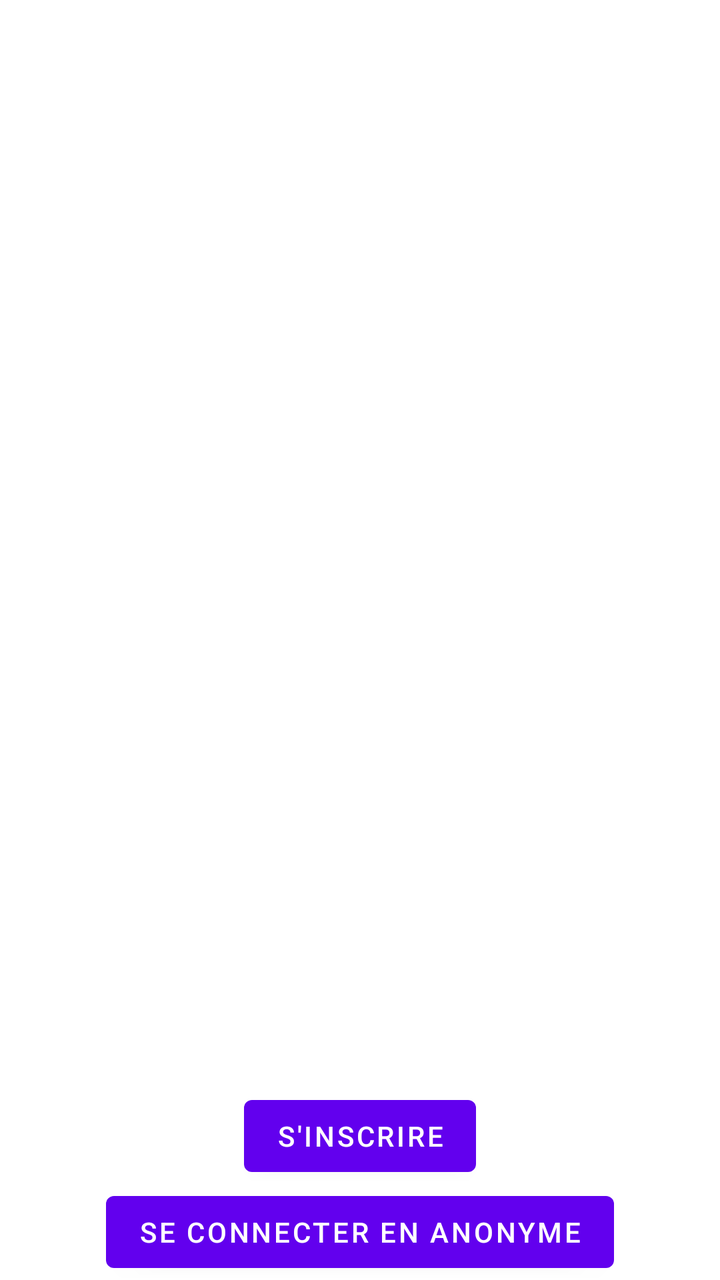
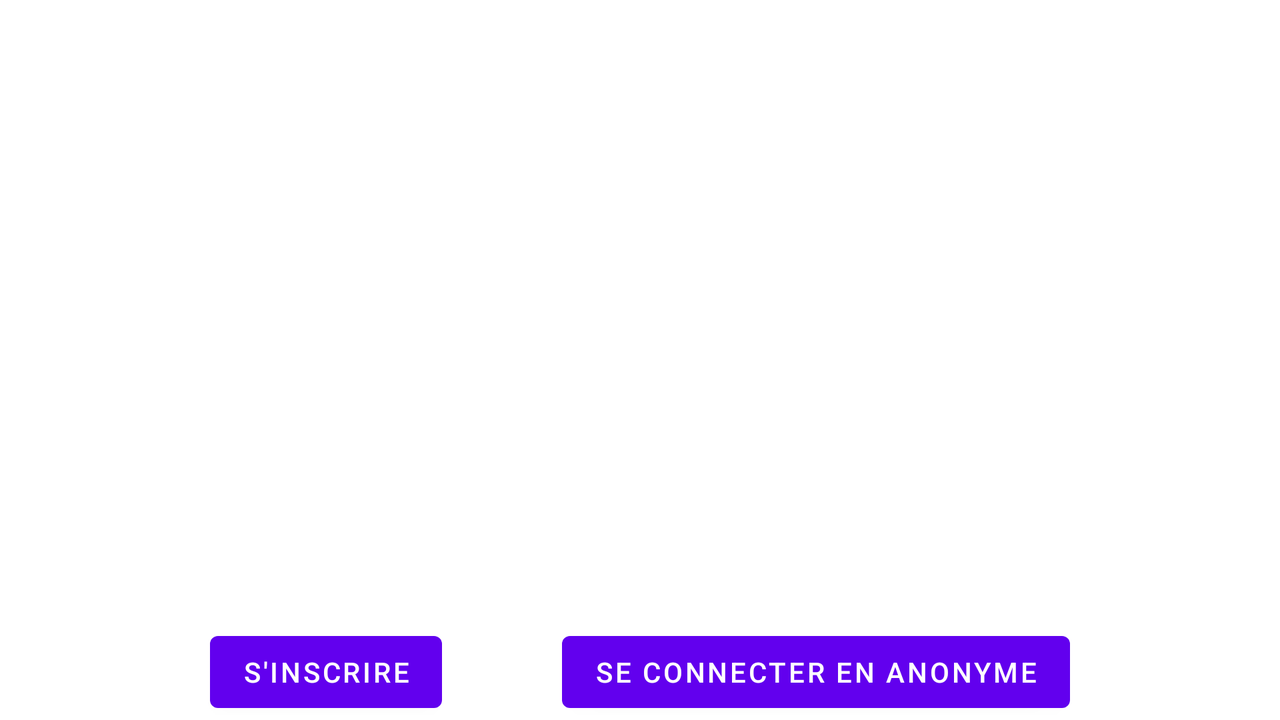

Compare how this app lays out the same screen by default and in its alternative resource folder. The renders come first, then the two layout files and the values they reference.
<!-- AndroidManifest.xml: application theme Theme.Josserajecoledesloustics -->
<!-- res/layout/activity_main.xml -->
<?xml version="1.0" encoding="utf-8"?>
<LinearLayout xmlns:android="http://schemas.android.com/apk/res/android"
    xmlns:app="http://schemas.android.com/apk/res-auto"
    xmlns:tools="http://schemas.android.com/tools"
    android:layout_width="match_parent"
    android:layout_height="match_parent"
    android:orientation="vertical"
    tools:context=".activities.MainActivity">


    
    <ScrollView
        android:layout_width="match_parent"
        android:layout_height="wrap_content"
        android:layout_weight="1">

        <LinearLayout
            android:id="@+id/comptes"
            android:scrollbars="vertical"
            android:layout_width="match_parent"
            android:layout_height="match_parent"
            android:orientation="vertical">



        </LinearLayout>

    </ScrollView>

    
    <LinearLayout
        android:layout_width="match_parent"
        android:layout_height="wrap_content"
        android:gravity="bottom"
        android:orientation="vertical">

        <Button
            android:layout_width="wrap_content"
            android:layout_height="wrap_content"
            android:layout_gravity="center"
            android:onClick="lancerInscription"
            android:text="S'inscrire" />

        <Button
            android:layout_width="wrap_content"
            android:layout_height="wrap_content"
            android:layout_gravity="center"
            android:onClick="ConnexionAnonyme"
            android:text="Se connecter en anonyme" />



    </LinearLayout>

</LinearLayout>
<!-- resources referenced by this layout -->
<resources>
  <style name="Theme.Josserajecoledesloustics" parent="Theme.MaterialComponents.DayNight.DarkActionBar">
          
          <item name="colorPrimary">@color/purple_500</item>
          <item name="colorPrimaryVariant">@color/purple_700</item>
          <item name="colorOnPrimary">@color/white</item>
          
          <item name="colorSecondary">@color/teal_200</item>
          <item name="colorSecondaryVariant">@color/teal_700</item>
          <item name="colorOnSecondary">@color/black</item>
          
          <item name="android:statusBarColor" tools:targetApi="l">?attr/colorPrimaryVariant</item>
          
      </style>
</resources>
<!-- res/layout-land/activity_main.xml (the repository's variant of the layout above) -->
<!-- drawn on the phone turned sideways -->
<?xml version="1.0" encoding="utf-8"?>
<LinearLayout xmlns:android="http://schemas.android.com/apk/res/android"
    android:orientation="vertical"
    android:layout_width="match_parent"
    android:layout_height="match_parent">

    
    <ScrollView
        android:layout_width="match_parent"
        android:layout_height="wrap_content"
        android:layout_weight="1">

        <LinearLayout
            android:id="@+id/comptes"
            android:scrollbars="vertical"
            android:layout_width="match_parent"
            android:layout_height="match_parent"
            android:orientation="vertical">



        </LinearLayout>

    </ScrollView>

    
    <LinearLayout
        android:layout_width="match_parent"
        android:layout_height="wrap_content"
        android:gravity="center"
        android:orientation="horizontal">

        <Button
            android:layout_width="wrap_content"
            android:layout_height="wrap_content"
            android:layout_gravity="center"
            android:onClick="lancerInscription"
            android:layout_marginRight="60dp"
            android:text="S'inscrire" />

        <Button
            android:layout_width="wrap_content"
            android:layout_height="wrap_content"
            android:layout_gravity="center"
            android:onClick="ConnexionAnonyme"
            android:text="Se connecter en anonyme" />



    </LinearLayout>

</LinearLayout>
